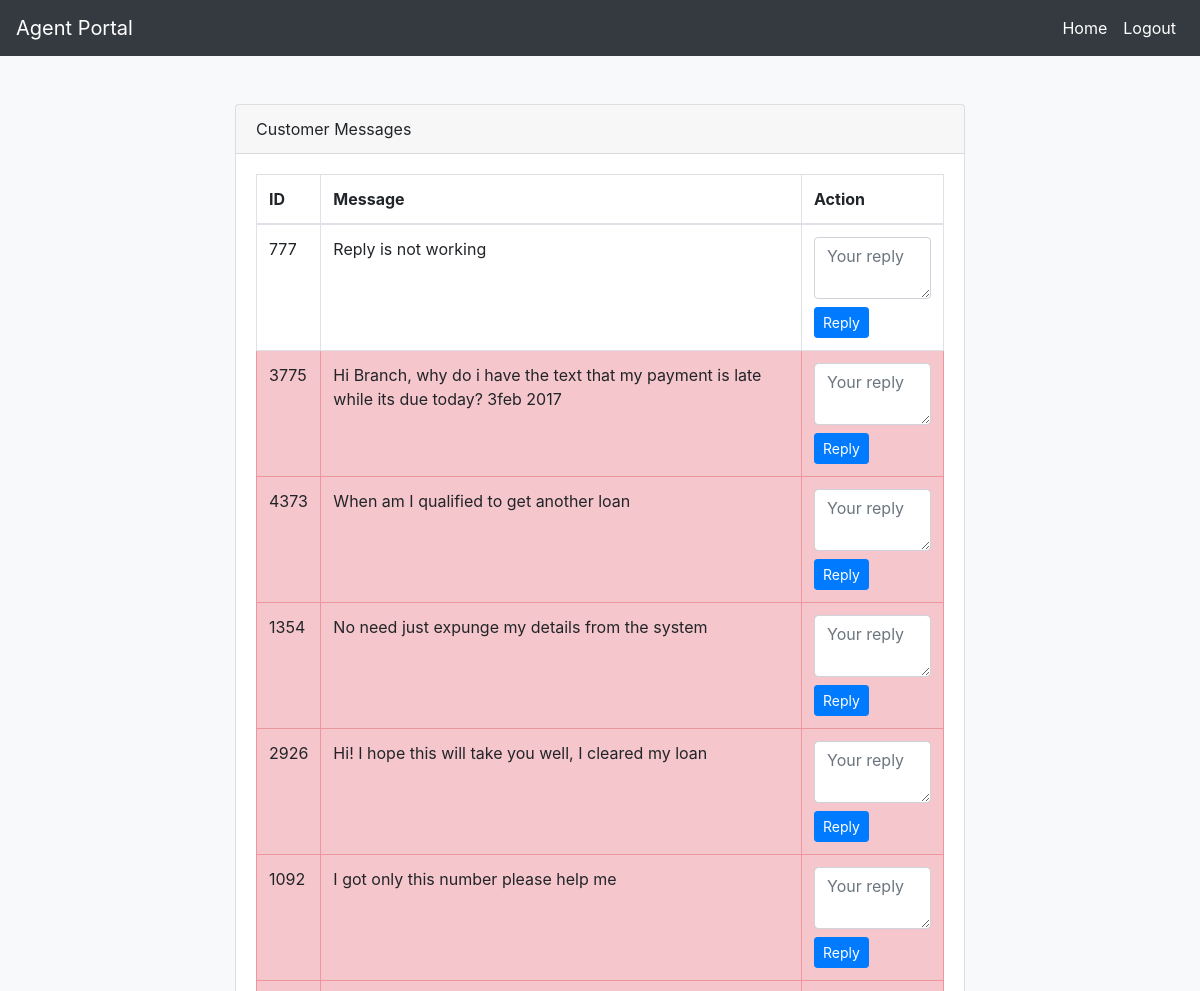
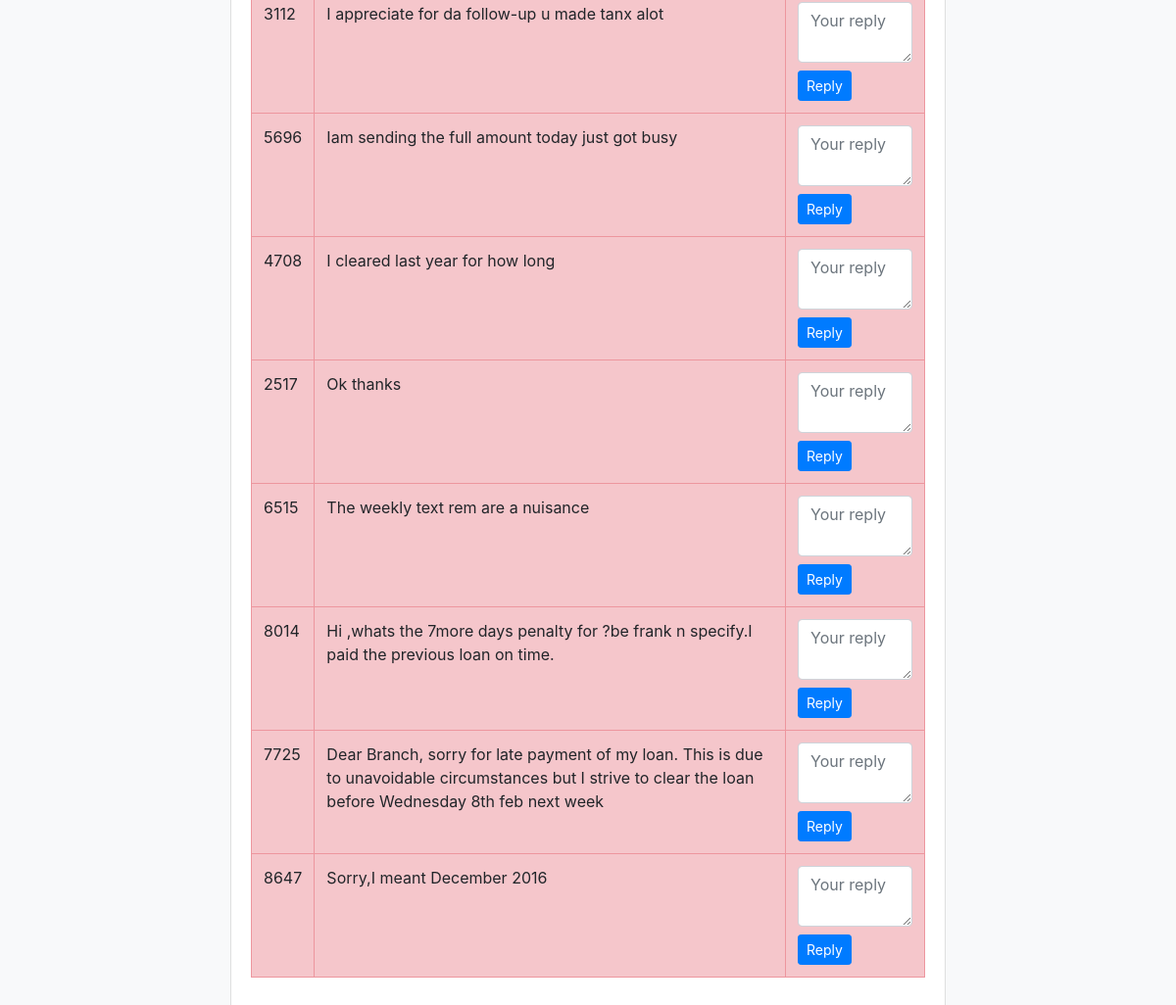
/agent_portal (signed in), run on the app's committed database (2 pictures, top to bottom).
### tables this page shows
CREATE TABLE customer_messages
                     (id INTEGER PRIMARY KEY, message TEXT,timestamp DATETIME DEFAULT CURRENT_TIMESTAMP, replied BOOLEAN DEFAULT FALSE);

### app.py (the view)
@app.route('/agent_portal')
def agent_portal():
    if not session.get('logged_in'):
        flash('Please login first!')
        return redirect(url_for('agentlogin'))
    agent_id = session['user_id']
    print("Agent ID: ", agent_id) # For debugging purposes
    with sqlite3.connect('messages.db') as conn:
        c = conn.cursor()
        c.execute('SELECT id FROM customer_messages WHERE id NOT IN (SELECT message_id FROM message_assignments) LIMIT 1')
        message = c.fetchone()
        if message:
            message_id = message[0]
            c.execute('INSERT INTO message_assignments (message_id, agent_id, timestamp) VALUES (?, ?, datetime("now"))', (message_id, agent_id))
            conn.commit()
    with sqlite3.connect('messages.db') as conn:
        c = conn.cursor()
        c.execute('''
            SELECT c.id, c.message, c.timestamp ,c.replied
            FROM customer_messages c
            INNER JOIN message_assignments a ON c.id = a.message_id
            WHERE a.agent_id = ?
            ORDER BY c.timestamp DESC''', (agent_id,))
        messages = c.fetchall()
    print("Fetched Messages: ", messages) # For debugging purposes
    return render_template('agents_portal.html', messages=messages)

### templates/agents_portal.html (shortened to what this page needs)
<!DOCTYPE html>
<html>
  <head>
    <link
      href="https://maxcdn.bootstrapcdn.com/bootstrap/4.5.2/css/bootstrap.min.css"
      rel="stylesheet"
    />
  </head>
  <body class="bg-light">
    <nav class="navbar navbar-expand-lg navbar-dark bg-dark">
      <a class="navbar-brand text-white" href="#">Agent Portal</a>
      <div class="collapse navbar-collapse">
        <ul class="navbar-nav ml-auto">
          <li class="nav-item">
            <a class="nav-link text-white" href="/">Home</a>
          </li>
          <li class="nav-item">
            <a class="nav-link text-white" href="/logout">Logout</a>
          </li>
        </ul>
      </div>
    </nav>
    <div class="container mt-5">
      <div class="row justify-content-center">
        <div class="col-md-8">
          <div class="card">
            <div class="card-header">Customer Messages</div>
            <div class="card-body">
              <table class="table table-bordered">
                <thead>
                  <tr>
                    <th>ID</th>
                    <th>Message</th>
                    <th>Action</th>
                  </tr>
                </thead>
                <tbody>
                  {% for msg in messages %}
                  <tr class="{{ 'table-danger' if not msg[3] else '' }}">
                    <td>{{ msg[0] }}</td>
                    <td>{{ msg[1] }}</td>
                    <td>
                      <form action="/reply" method="post">
                        <textarea
                          class="form-control mb-2"
                          name="reply"
                          rows="2"
                          placeholder="Your reply"
                        ></textarea>
                        <button type="submit" class="btn btn-sm btn-primary">
                          Reply
                        </button>
                      </form>
                    </td>
                  </tr>
                  {% endfor %}
                </tbody>
              </table>
            </div>
          </div>
        </div>
      </div>
    </div>
  </body>
</html>

### data on the page
customer_messages: id "777", message "Reply is not working"
customer_messages: id "3775", message "Hi Branch, why do i have the text that my payment is late while its due today? 3feb 2017"
customer_messages: id "4373", message "When am I qualified to get another loan"
customer_messages: id "1354", message "No need just expunge my details from the system"
customer_messages: id "2926", message "Hi! I hope this will take you well, I cleared my loan"
customer_messages: id "1092", message "I got only this number please help me"
customer_messages: id "3112", message "I appreciate for da follow-up u made tanx alot"
customer_messages: id "5696", message "Iam sending the full amount today just got busy"
customer_messages: id "4708", message "I cleared last year for how long"
customer_messages: id "2517", message "Ok thanks"
customer_messages: id "6515", message "The weekly text rem are a nuisance"
customer_messages: id "8014", message "Hi ,whats the 7more days penalty for ?be frank n specify.I paid the previous loan on time."
customer_messages: id "7725", message "Dear Branch, sorry for late payment of my loan. This is due to unavoidable circumstances but I strive to clear the loan before Wednesday 8th feb next week"
customer_messages: id "8647", message "Sorry,I meant December 2016"
